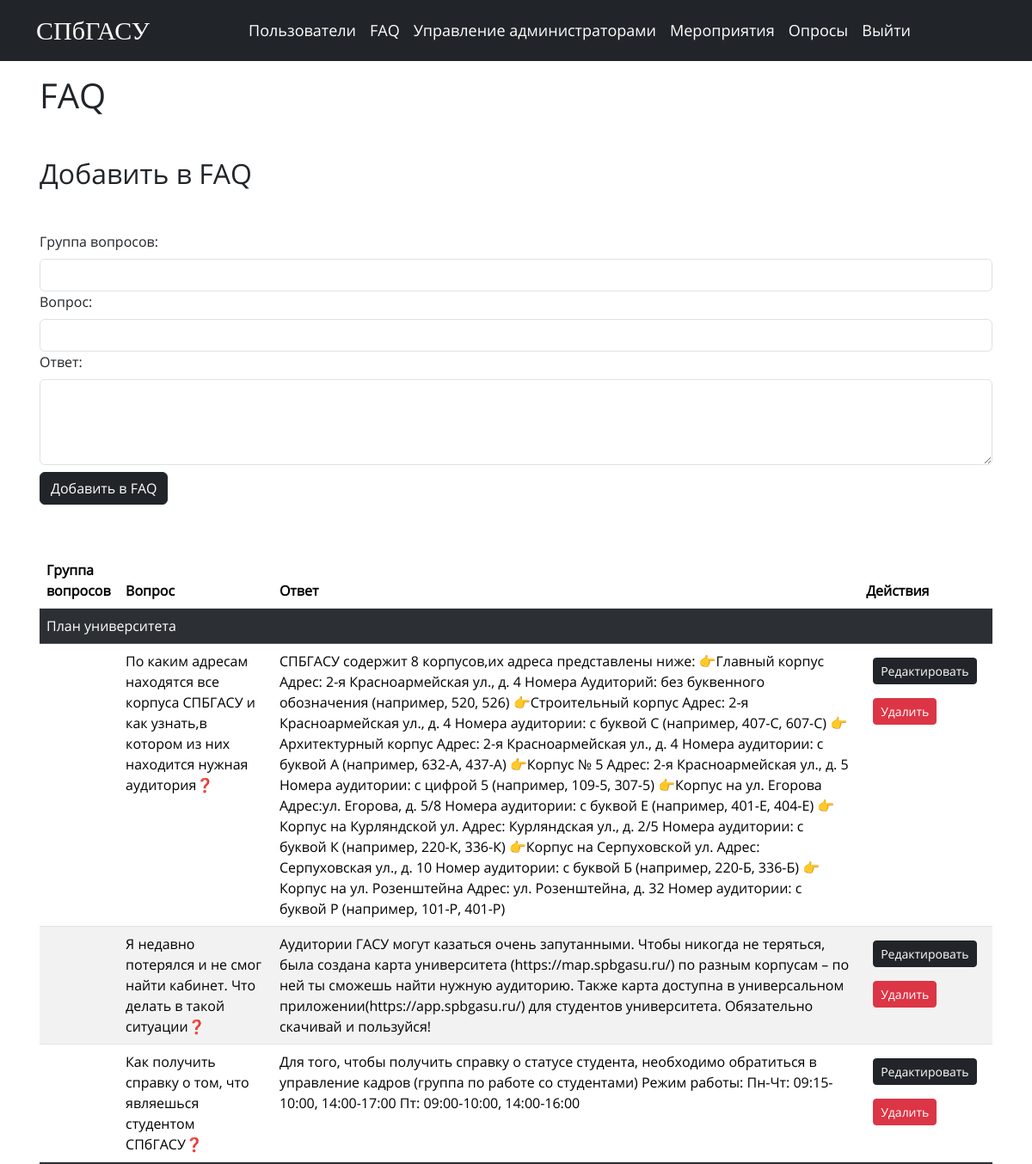
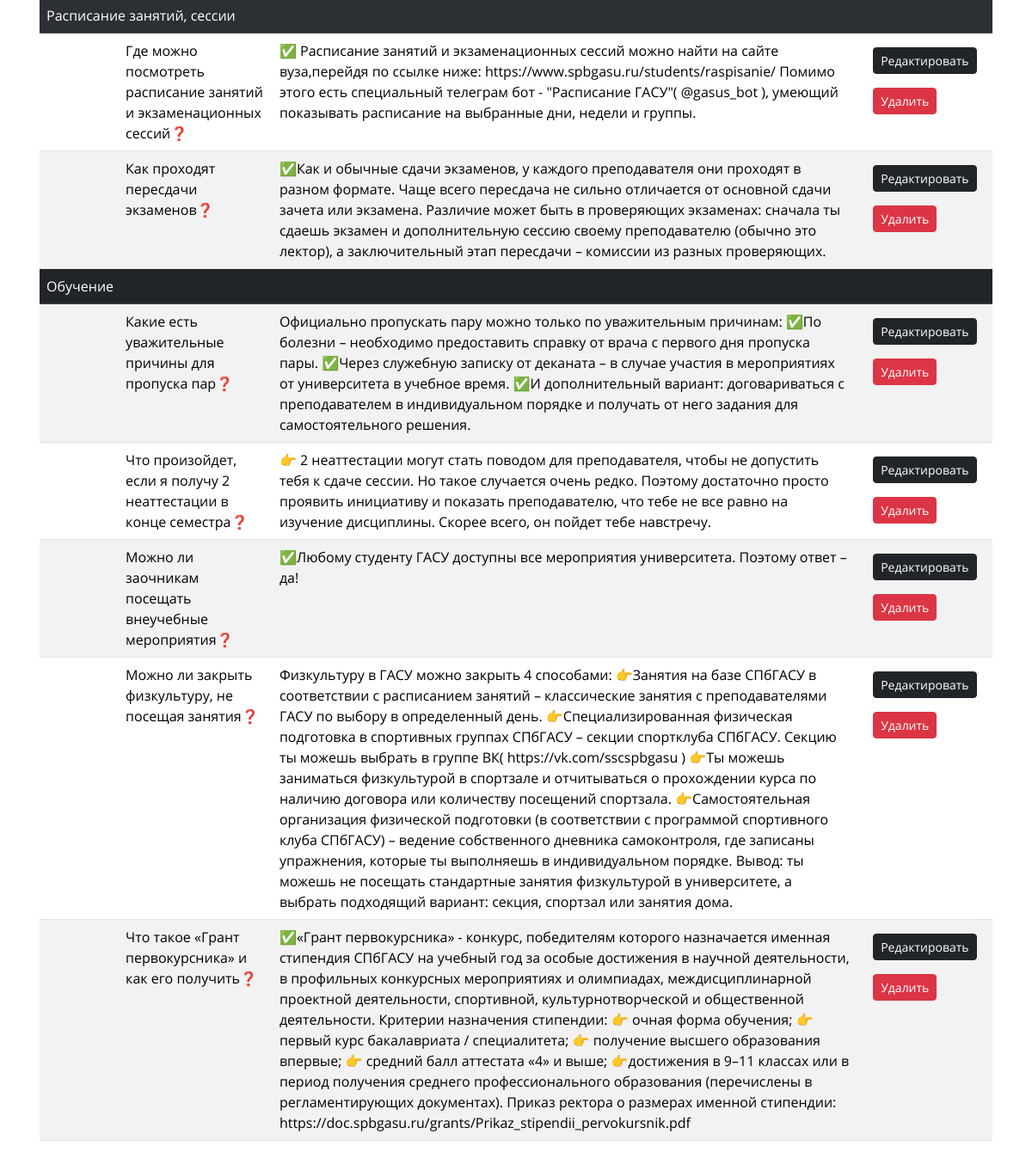
Page /faq on the committed database (2 pictures, top to bottom).
### tables this page shows
CREATE TABLE faq
                 (id INTEGER PRIMARY KEY, question_group TEXT, question TEXT, answer TEXT);

### web/index.py (the view)
@app.route('/faq', methods=['GET', 'POST'])
@auth.login_required
def faq():
    if request.method == 'POST':
        question_group = request.form['question_group']
        question = request.form['question']
        answer = request.form['answer']
        add_faq(question_group, question, answer)
        return redirect(url_for('faq'))
    faq_list = get_faq()
    full_list = get_faq(id=-1)
    print(full_list)
    l = dict()
    for i in full_list:
        l[i[2]]=i[0]
    return render_template('faq.html', faq=faq_list, flist=l)

### web/templates/faq.html (shortened to what this page needs)
<!DOCTYPE html>
<html>
<head>
    <link href="https://cdn.jsdelivr.net/npm/bootstrap@5.3.3/dist/css/bootstrap.min.css" rel="stylesheet"
>
    <link rel="stylesheet" href="{{ url_for('static', filename='styles.css') }}">
</head>
<body>
    {% include 'header.html' %}
    <div class="p-3 container">
        <h1>FAQ</h1>
        <h2 class="my-5">Добавить в FAQ</h2>
        <form method="POST" onsubmit="return validateForm()" >
            <div class="form-group">
                <label class="form-label" for="question_group">Группа вопросов:</label>
                <input class="form-control" type="text" id="question_group" name="question_group" required>
            </div>
            <div class="form-group">
                <label class="form-label" for="question">Вопрос:</label>
                <input class="form-control" type="text" id="question" name="question" required>
            </div>
            <div class="form-group">
                <label class="form-label" for="answer">Ответ:</label>
                <textarea style="height:100px;" class="form-control" id="answer" name="answer" required></textarea>
            </div>
            <button class="btn btn-dark my-2" type="submit">Добавить в FAQ</button>
        </form>
        <div class="table-responsive-md my-5">
            <table class="table table-striped table-hover">
                <thead>
                    <tr>
                        <th>Группа вопросов</th>
                        <th>Вопрос</th>
                        <th>Ответ</th>
                        <th>Действия</th>
                    </tr>
                </thead>
                <tbody>
                    {% for group, questions in faq.items() %}
                    <tr class="table-dark">
                        <td colspan="4">{{ group }}</td>
                    </tr>
                    {% for question, answer in questions.items() %}
                    <tr>
                        <td></td>
                        <td>{{ question }}</td>
                        <td>{{ answer }}</td>
                        <td>
                            <a href="{{ url_for('editfaq', id=flist[question], question_group=group, question=question, answer=answer) }}" class="btn btn-dark btn-sm m-2">Редактировать</a>
                            <a href="{{ url_for('deletefaq',  question_group=group, question=question, answer=answer) }}" class="btn btn-danger btn-sm m-2">Удалить</a>
                        </td>
                    </tr>
                    {% endfor %}
                    {% endfor %}
                </tbody>
            </table>
        </div>
    </div>
</body>
</html>

### web/static/styles.css (style rules this page uses)
:root { --primary-color: #0000ff; --secondary-color: #e2d7d3; --accent-color: #7daae3; --dark-color: #7994c2; --text-color: #000000; }
* { font-family: 'Open'; }

### rows in the picture
faq: question_group "План университета", question "По каким адресам находятся все корпуса СПБГАСУ и как узнать,в котором из них находится нужная аудитория❓", answer "СПБГАСУ содержит 8 корпусов,их адреса представлены ниже: 👉Главный корпус Адрес: 2-я Красноармейская ул., д. 4 Номера Аудиторий: без буквенного обозначения (например, 520, 526) 👉Строительный корпус Адрес: 2-я Красноармейская ул., д. 4 Номера аудитории: с буквой С (например, 407-С, 607-С) 👉Архитектурный корпус Адрес: 2-я Красноармейская ул., д. 4 Номера аудитории: с буквой А (например, 632-А, 437-А) 👉Корпус № 5 Адрес: 2-я Красноармейская ул., д. 5 Номера аудитории: с цифрой 5 (например, 109-5, 307-5) 👉Корпус на ул. Егорова Адрес:ул. Егорова, д. 5/8 Номера аудитории: с буквой Е (например, 401-Е, 404-Е) 👉Корпус на Курляндской ул. Адрес: Курляндская ул., д. 2/5 Номера аудитории: с буквой К…"
faq: question "Я недавно потерялся и не смог найти кабинет. Что делать в такой ситуации❓", answer "Аудитории ГАСУ могут казаться очень запутанными. Чтобы никогда не теряться, была создана карта университета (https://map.spbgasu.ru/) по разным корпусам – по ней ты сможешь найти нужную аудиторию. Также карта доступна в универсальном приложении(https://app.spbgasu.ru/) для студентов университета. Обязательно скачивай и пользуйся!"
faq: question "Как получить справку о том, что являешься студентом СПбГАСУ❓", answer "Для того, чтобы получить справку о статусе студента, необходимо обратиться в управление кадров (группа по работе со студентами) Режим работы: Пн-Чт: 09:15-10:00, 14:00-17:00 Пт: 09:00-10:00, 14:00-16:00"
faq: question_group "Расписание занятий, сессии", question "Где можно посмотреть расписание занятий и экзаменационных сессий❓", answer "✅ Расписание занятий и экзаменационных сессий можно найти на сайте вуза,перейдя по ссылке ниже: https://www.spbgasu.ru/students/raspisanie/ Помимо этого есть специальный телеграм бот - \"Расписание ГАСУ\"( @gasus_bot ), умеющий показывать расписание на выбранные дни, недели и группы."
faq: question "Как проходят пересдачи экзаменов❓", answer "✅Как и обычные сдачи экзаменов, у каждого преподавателя они проходят в разном формате. Чаще всего пересдача не сильно отличается от основной сдачи зачета или экзамена. Различие может быть в проверяющих экзаменах: сначала ты сдаешь экзамен и дополнительную сессию своему преподавателю (обычно это лектор), а заключительный этап пересдачи – комиссии из разных проверяющих."
faq: question_group "Обучение", question "Какие есть уважительные причины для пропуска пар❓", answer "Официально пропускать пару можно только по уважительным причинам: ✅По болезни – необходимо предоставить справку от врача с первого дня пропуска пары. ✅Через служебную записку от деканата – в случае участия в мероприятиях от университета в учебное время. ✅И дополнительный вариант: договариваться с преподавателем в индивидуальном порядке и получать от него задания для самостоятельного решения."
faq: question "Что произойдет, если я получу 2 неаттестации в конце семестра❓", answer "👉 2 неаттестации могут стать поводом для преподавателя, чтобы не допустить тебя к сдаче сессии. Но такое случается очень редко. Поэтому достаточно просто проявить инициативу и показать преподавателю, что тебе не все равно на изучение дисциплины. Скорее всего, он пойдет тебе навстречу."
faq: question "Можно ли заочникам посещать внеучебные мероприятия❓", answer "✅Любому студенту ГАСУ доступны все мероприятия университета. Поэтому ответ – да!"
faq: question "Можно ли закрыть физкультуру, не посещая занятия❓", answer "Физкультуру в ГАСУ можно закрыть 4 способами: 👉Занятия на базе СПбГАСУ в соответствии с расписанием занятий – классические занятия с преподавателями ГАСУ по выбору в определенный день. 👉Специализированная физическая подготовка в спортивных группах СПбГАСУ – секции спортклуба СПбГАСУ. Секцию ты можешь выбрать в группе ВК( https://vk.com/sscspbgasu ) 👉Ты можешь заниматься физкультурой в спортзале и отчитываться о прохождении курса по наличию договора или количеству посещений спортзала. 👉Самостоятельная организация физической подготовки (в соответствии с программой спортивного клуба СПбГАСУ) – ведение собственного дневника самоконтроля, где записаны упражнения, которые ты выполняешь в…"
faq: question "Что такое «Грант первокурсника» и как его получить❓", answer "✅«Грант первокурсника» - конкурс, победителям которого назначается именная стипендия СПбГАСУ на учебный год за особые достижения в научной деятельности, в профильных конкурсных мероприятиях и олимпиадах, междисциплинарной проектной деятельности, спортивной, культурнотворческой и общественной деятельности. Критерии назначения стипендии: 👉 очная форма обучения; 👉 первый курс бакалавриата / специалитета; 👉 получение высшего образования впервые; 👉 средний балл аттестата «4» и выше; 👉достижения в 9–11 классах или в период получения среднего профессионального образования (перечислены в регламентирующих документах). Приказ ректора о размерах именной стипендии:…"
